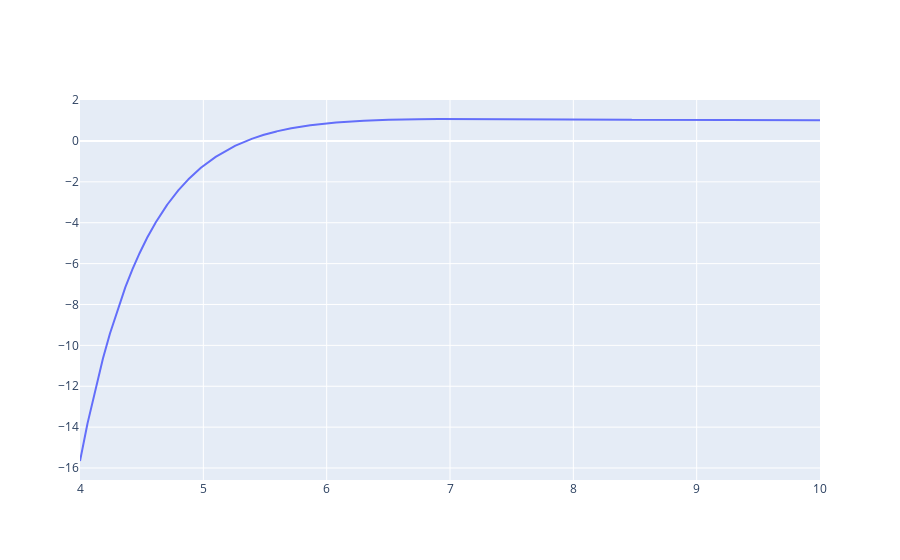

The code cell stored with this chart in its notebook:
### Code cell
p6_x = np.linspace(4, 10, 10000)
p6_y = term(p6_x)


fig = go.Figure()
fig.add_trace(go.Scatter(x=p6_x, y=p6_y, mode="lines", name="morse"))
fig.show()

### Figure 1 — Plotly figure (JSON) as saved in the notebook; plotly's stock layout.template omitted (floating-point values rounded to 4 significant figures; data arrays with more than 128 entries replaced by an {"elided": "..."} marker saying what was removed)
{"data": [{"mode": "lines", "name": "morse", "type": "scatter", "x": {"elided": "10000 float values"}, "y": {"elided": "10000 float values"}}], "layout": {}}
